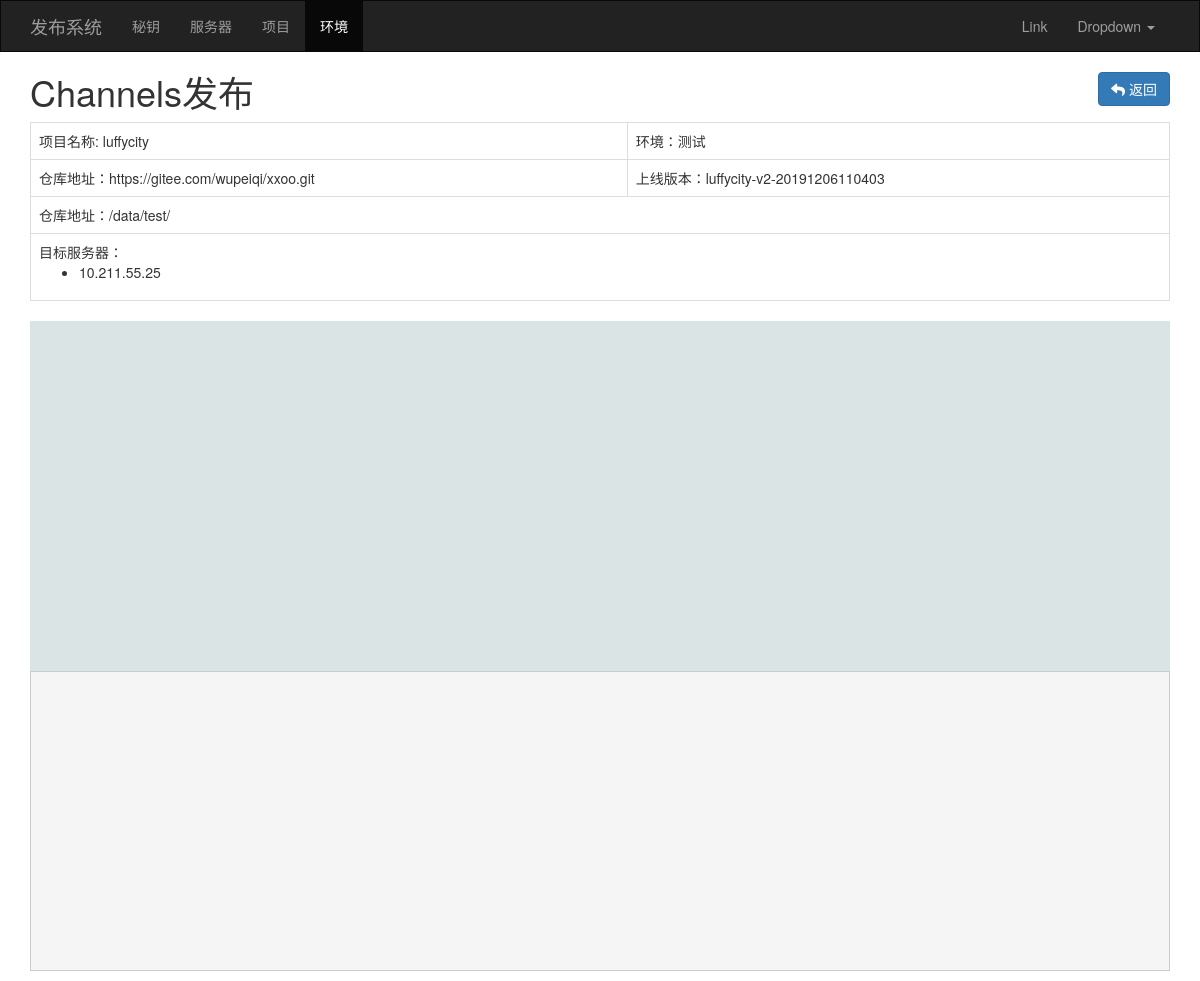
/env/channels/deploy/45/, run on the app's committed database.
### apps/web/models.py (models this page shows, shortened)
class DeployTask(models.Model):
    summary = models.CharField(verbose_name='描述', max_length=64)
    uid = models.CharField(verbose_name='任务ID', max_length=64, help_text="任务ID格式为：项目-版本-时间，例如 cmdb-v1-201911012359.zip")
    status_choices = (
        (1, '待发布'),
        (2, '发布中'),
        (3, '成功'),
        (4, '失败'),
    )
    status = models.PositiveSmallIntegerField(verbose_name='状态', choices=status_choices, default=1)
    env = models.ForeignKey(verbose_name='环境', to='ProjectEnv')
    tag = models.CharField(verbose_name='版本', max_length=32, null=True, blank=True)
    branch = models.CharField(verbose_name='分支', max_length=32, null=True, blank=True)
    commit = models.CharField(verbose_name='提交记录', max_length=40, null=True, blank=True)
    deploy_type_choices = (
        (1, '全量主机发布'),
        (2, '自定义主机发布'),
    )
    deploy_type = models.PositiveSmallIntegerField(verbose_name='发布类型', choices=deploy_type_choices, default=1)
    """
    xx = models.ManyToManyField(verbose_name='自定义主机',
                                to='Server',
                                through='DeployServer',
                                through_fields=('deploy', 'server'))
    """
    before_download_script = models.TextField(verbose_name='下载前脚本', null=True, blank=True)
    after_download_script = models.TextField(verbose_name='下载后脚本', null=True, blank=True)
    before_deploy_script = models.TextField(verbose_name='发布前脚本', null=True, blank=True)
    after_deploy_script = models.TextField(verbose_name='发布后脚本', null=True, blank=True)

class ProjectEnv(models.Model):
    project = models.ForeignKey(verbose_name='项目', to='Project')
    env_choices = (
        ('test', '测试'),
        ('prod', '正式')
    )
    env = models.CharField(verbose_name='环境', choices=env_choices, max_length=32)
    path = models.CharField(verbose_name='线上部署路径', max_length=128)
    servers = models.ManyToManyField(verbose_name='服务器', to='Server')

class Project(models.Model):
    title = models.CharField(verbose_name='项目名', max_length=32)
    repo = models.CharField(verbose_name='git仓库地址', max_length=128)  # ['http', 'https', 'ftp', 'ftps']

class DeployServer(models.Model):
    deploy = models.ForeignKey(verbose_name='发布任务', to='DeployTask')
    server = models.ForeignKey(verbose_name='服务器', to='Server')
    status_choices = (
        (1, '待发布'),
        (2, '发布中'),
        (3, '失败'),
        (4, '成功'),
    )
    status = models.PositiveSmallIntegerField(verbose_name='状态', choices=status_choices, default=1)

class Server(models.Model):
    hostname = models.CharField(verbose_name='主机名', max_length=32)

### apps/web/views/deploy.py (the view)
# urls.py: url(r'^env/channels/deploy/(?P<task_id>\d+)/$', deploy.channels_deploy, name='channels_deploy'),
def channels_deploy(request, task_id):
    task_object = models.DeployTask.objects.filter(id=task_id).first()
    deploy_server_list = models.DeployServer.objects.filter(deploy=task_object)
    return render(request, 'web/channels_deploy.html',
                  {'deploy_server_list': deploy_server_list, 'task_id': task_id, 'task_object': task_object})

### apps/web/templatetags/deploy.py (called while the page is built)
@register.inclusion_tag('web/include/menu.html')
def menu(request):
    menu_list = copy.deepcopy(settings.HG_MENU_LIST)
    for row in menu_list:
        if re.match(row['match'], request.path_info):
            row['class'] = "active"
            break
    return {'menu_list': menu_list}

### apps/web/templates/web/channels_deploy.html (shortened to what this page needs)
{% extends 'layout.html' %}
{% load staticfiles %}
{% block content %}
    <div class="container">
        <div class="btn-group" role="group" style="float: right;">
            <a href="{% url 'deploy_task_list' env_id=task_object.env_id %}" class="btn btn-primary">
                <i class="fa fa-reply" aria-hidden="true"></i> 返回</a>
        </div>
        <h1 style="margin-top:0">Channels发布</h1>
        <div>
            <table class="table table-bordered">
                <tbody>
                <tr>
                    <td>项目名称: {{ task_object.env.project.title }}</td>
                    <td>环境：{{ task_object.env.get_env_display }}</td>
                </tr>
                <tr>
                    <td>
                        仓库地址：{{ task_object.env.project.repo }}
                    </td>
                    <td>
                        上线版本：{{ task_object.uid }}
                    </td>
                </tr>
                <tr>
                    <td colspan="2">
                        仓库地址：{{ task_object.env.path }}
                    </td>
                </tr>
                <tr>
                    <td colspan="2">
                        目标服务器：
                        <ul>
                            {% for item in  deploy_server_list %}
                                <li>{{ item.server.hostname }}</li>
                            {% endfor %}
                        </ul>
                    </td>
                </tr>
                </tbody>
            </table>
        </div>
        <div id="myDiagramDiv" style="width:100%; height:350px; background-color: #DAE4E4;"></div>
        <pre id="log" class="log">
        </pre>
    </div>
{% endblock %}

### apps/web/templates/layout.html (style rules this page uses)
body { margin: 0; }

### apps/web/templates/web/channels_deploy.html (style rules this page uses)
.log { min-height: 300px; border-radius: 0; }

### data on the page
DeployTask: env.project "luffycity", env.env "测试", env.project.repo "https://gitee.com/wupeiqi/xxoo.git", uid "luffycity-v2-20191206110403", env.path "/data/test/"
DeployServer: server.hostname "10.211.55.25"

### other printed values
{{ row.text }} "秘钥" "服务器" "项目" "环境"
